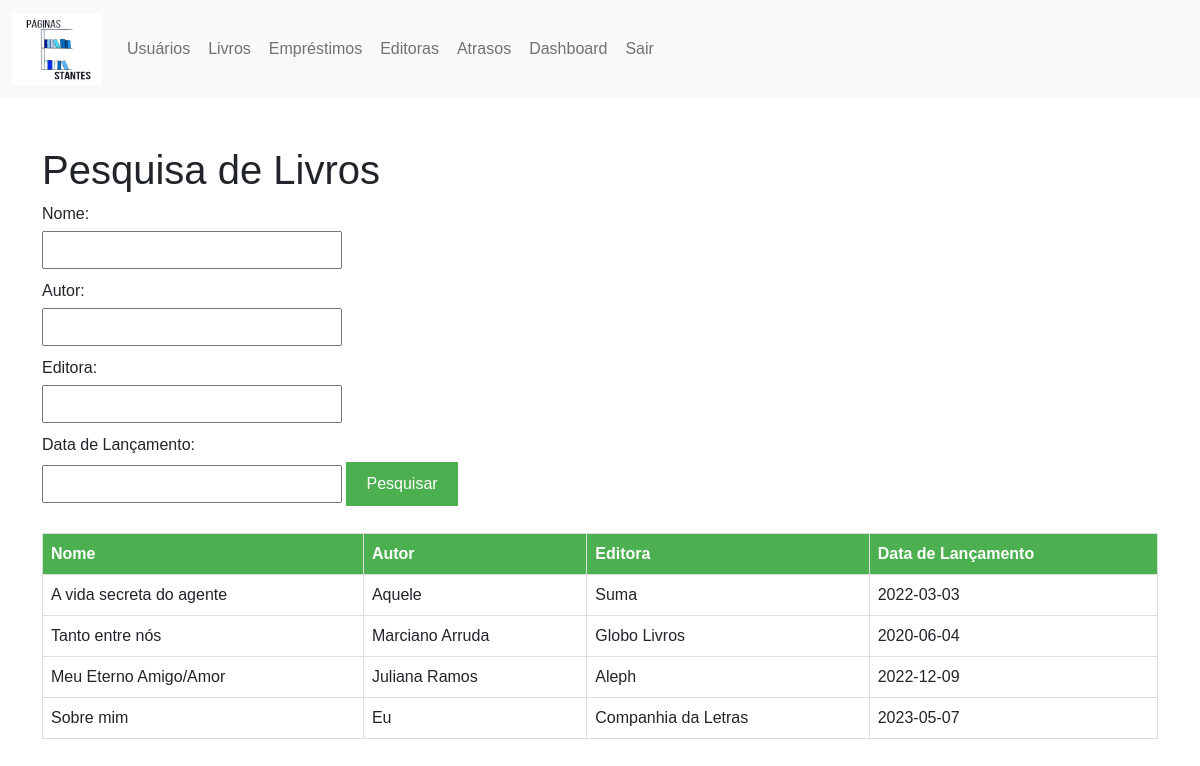
Page /ProjetoWDA/pesquisarlivros.php on the earlier database version.
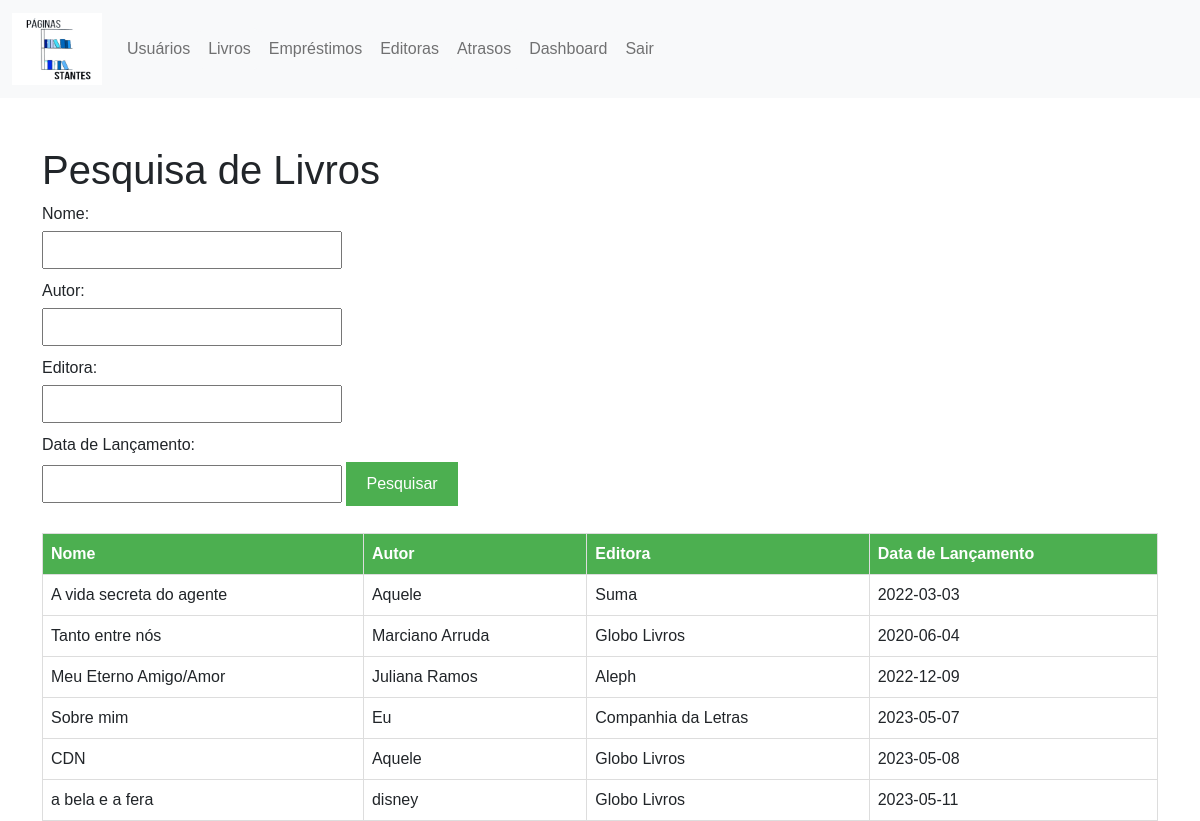
Same page on the later database version.
### tables this page shows
CREATE TABLE `livros` (
  `id` int(11) NOT NULL,
  `nome` text DEFAULT NULL,
  `autor` text DEFAULT NULL,
  `editora` text DEFAULT NULL,
  `data_lancamento` date DEFAULT NULL,
  `estoque` int(11) DEFAULT NULL,
  `novo_estoque` int(11) DEFAULT NULL
);

### ProjetoWDA/pesquisarlivros.php (the view, shortened to what this page needs)
<!DOCTYPE html>
<html>
<head>
    <link rel="stylesheet" href="css/bootstrap.min.css">
</head>
<body>
<nav class="navbar navbar-expand-lg bg-light">
        <div class="container-fluid">
		<a class="navbar-brand" href="#">
      		<img src="logo.png" alt="Bootstrap" width="90" height="72">
    	</a>
          <div class="collapse navbar-collapse" id="navbarNavAltMarkup">
            <div class="navbar-nav">
              <a class="nav-link btn btn-light" href="usuarios.php">Usuários</a>
			  <a class="nav-link btn btn-light" href="livros.php">Livros</a>
			  <a class="nav-link btn btn-light" href="emprestimos.php">Empréstimos</a>
			  <a class="nav-link btn btn-light" href="editoras.php">Editoras</a>
			  <a class="nav-link btn btn-light" href="atrasos.php">Atrasos</a>
			  <a class="nav-link btn btn-light" href="dashboard.php" class="dashboard-button">Dashboard</a>
			  <a class="nav-link btn btn-light" href="logout.php">Sair</a>
            </div>
          </div>
        </div>
      </nav><br><br>
      <div class="container">
    <h1>Pesquisa de Livros</h1>
    <form method="GET" action="">
        <label for="nome">Nome:</label>
        <input type="text" name="nome" id="nome">
        <label for="autor">Autor:</label>
        <input type="text" name="autor" id="autor">
        <label for="editora">Editora:</label>
        <input type="text" name="editora" id="editora">
        <label for="data_lancamento">Data de Lançamento:</label>
        <input type="text" name="data_lancamento" id="data_lancamento">
        <input type="submit" value="Pesquisar">
    </form>
    <?php
    if ($_SERVER['REQUEST_METHOD'] === 'GET') {
        $query = "SELECT * FROM livros WHERE 1=1";
        include 'conexao.php';
        $result = mysqli_query($conn, $query);
        if (mysqli_num_rows($result) > 0) {
            echo "<table>
                    <tr>
                        <th>Nome</th>
                        <th>Autor</th>
                        <th>Editora</th>
                        <th>Data de Lançamento</th>
                    </tr>";
            while ($row = mysqli_fetch_assoc($result)) {
                echo "<tr>
                        <td>" . $row['nome'] . "</td>
                        <td>" . $row['autor'] . "</td>
                        <td>" . $row['editora'] . "</td>
                        <td>" . $row['data_lancamento'] . "</td>
                    </tr>";
            }
            echo "</table>";
        } else {
            echo "Nenhum livro encontrado.";
        }
    }
    ?>
    </div>
</body>
</html>

Differences in the rows shown:
added livros: nome "CDN", autor "Aquele", editora "Globo Livros", data_lancamento "2023-05-08"
added livros: nome "a bela e a fera", autor "disney", editora "Globo Livros", data_lancamento "2023-05-11"
